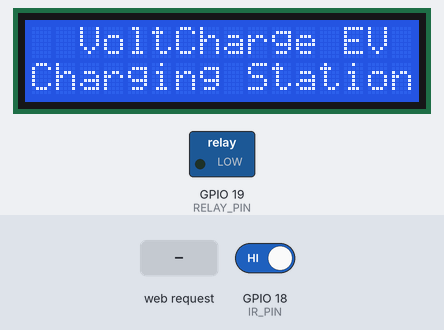
The sketch below on a simulated ESP32. Shown: 16×2 character LCD, switched loads named in the sketch (green lamp = pin HIGH). The inputs (shaded band) are chosen by the test bench; at power-on: GPIO 18 (IR_PIN) HIGH. WiFi joins after 1.5 s; servers stay silent unless stated; what the sketch prints to the serial monitor is not drawn.

Above: at 2.8 s.
2.9 s: HTTP request GET /relay/on received
At 4.0 s:
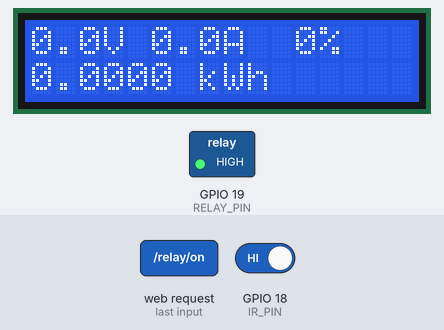
4.4 s: HTTP request GET /update?v=1&c=1&bat=1 received
At 4.8 s:
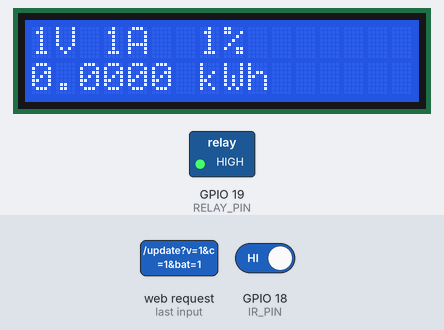
5.9 s: HTTP request GET /relay/off received
At 7.2 s:
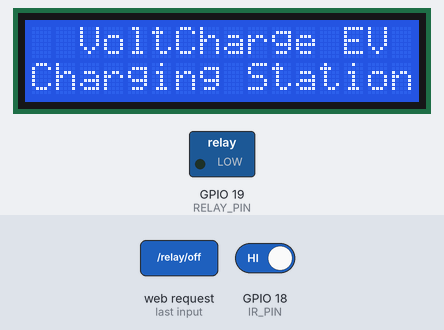
7.5 s: GPIO 18 (IR_PIN) driven LOW
At 8.5 s:
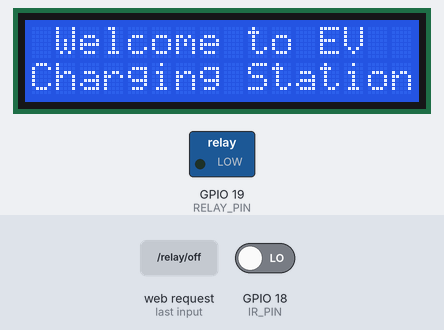
9.0 s: HTTP request GET /update?v=120&c=120&bat=120 received
At 9.5 s:
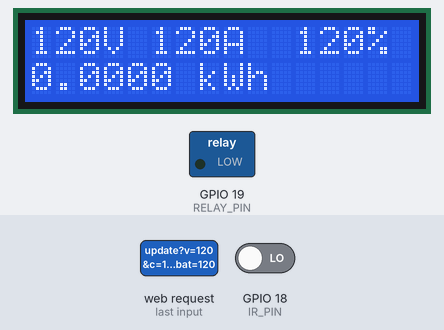
10.5 s: HTTP request GET /relay/off?v=1&c=1&bat=1 received
At 11.9 s:
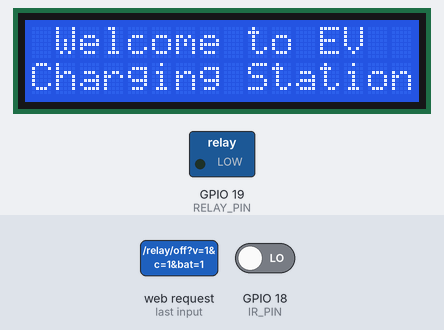
Timing chart, 0 to 13.1 s (numbered marks = the images above; inputs shaded):
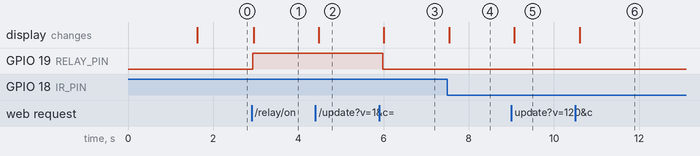

The sketch:

Node1_Station.ino
```cpp
/*
  VoltCharge Smart EV System — Node 1 (Charging Station)

  Board: ESP32 Dev Module
  Pin Configurations:
    - I2C LCD SDA   -> GPIO 21
    - I2C LCD SCL   -> GPIO 22
    - IR OUT Pin    -> GPIO 18 (Active LOW)
    - Relay IN Pin  -> GPIO 19 (Active HIGH)

  Dependencies:
    - LiquidCrystal_I2C Library
*/

#include <WiFi.h>
#include <WebServer.h>
#include <Wire.h>
#include <LiquidCrystal_I2C.h>

// Wi-Fi Credentials
const char* ssid = "Air";
const char* password = "99999999";

// Pin Declarations
const int IR_PIN = 18;
const int RELAY_PIN = 19;

// LCD Setup: 16 columns, 2 rows. Address 0x27 is standard.
LiquidCrystal_I2C lcd(0x27, 16, 2);

// State Variables
bool carPresent = false;
bool relayState = false;
String systemState = "idle"; // "idle", "ready", "charging"

// Display Parameters
String voltageVal = "0.0";
String currentVal = "0.0";
String batteryVal = "0";
String kwhVal = "0.0000";

WebServer server(80);

// Add CORS headers to response
void sendCORSHeaders() {
  server.sendHeader("Access-Control-Allow-Origin", "*");
  server.sendHeader("Access-Control-Allow-Methods", "GET,POST,OPTIONS");
  server.sendHeader("Access-Control-Allow-Headers", "Content-Type");
}

void handleOptions() {
  sendCORSHeaders();
  server.send(200, "text/plain", "");
}

// Update LCD screen based on current state and parameters
void updateLCD() {
  lcd.clear();
  if (systemState == "idle") {
    lcd.setCursor(0, 0);
    lcd.print("  VoltCharge EV ");
    lcd.setCursor(0, 1);
    lcd.print("Charging Station");
  }
  else if (systemState == "ready") {
    lcd.setCursor(0, 0);
    lcd.print(" Welcome to EV  ");
    lcd.setCursor(0, 1);
    lcd.print("Charging Station");
  }
  else if (systemState == "charging") {
    // Top Row: 12V 2.0A   45%
    lcd.setCursor(0, 0);
    lcd.print(voltageVal + "V " + currentVal + "A  " + batteryVal + "%");
    // Bottom Row: 0.0124 kWh
    lcd.setCursor(0, 1);
    lcd.print(kwhVal + " kWh");
  }
}

// Endpoints
void handleStatus() {
  sendCORSHeaders();
  int irVal = digitalRead(IR_PIN);
  bool isCarHere = (irVal == LOW); // IR standard output is active-low

  String json = "{\"car_present\":" + String(isCarHere ? "true" : "false") + ",";
  json += "\"relay_state\":" + String(relayState ? "true" : "false") + ",";
  json += "\"system_state\":\"" + systemState + "\"}";
  server.send(200, "application/json", json);
}

void handleRelayOn() {
  sendCORSHeaders();
  relayState = true;
  digitalWrite(RELAY_PIN, HIGH); // Turn relay ON
  systemState = "charging";
  updateLCD();
  server.send(200, "application/json", "{\"status\":\"success\",\"message\":\"Relay ON, charging started\"}");
}

void handleRelayOff() {
  sendCORSHeaders();
  relayState = false;
  digitalWrite(RELAY_PIN, LOW); // Turn relay OFF

  // Re-evaluate state based on IR sensor
  int irVal = digitalRead(IR_PIN);
  if (irVal == LOW) {
    systemState = "ready";
  } else {
    systemState = "idle";
  }

  updateLCD();
  server.send(200, "application/json", "{\"status\":\"success\",\"message\":\"Relay OFF, charging stopped\"}");
}

void handleUpdate() {
  sendCORSHeaders();
  if (server.hasArg("v")) voltageVal = server.arg("v");
  if (server.hasArg("c")) currentVal = server.arg("c");
  if (server.hasArg("bat")) batteryVal = server.arg("bat");
  if (server.hasArg("kwh")) kwhVal = server.arg("kwh");

  systemState = "charging";
  updateLCD();
  server.send(200, "application/json", "{\"status\":\"success\",\"message\":\"LCD display parameters updated\"}");
}

void setup() {
  Serial.begin(115200);

  // Pin Setup
  pinMode(IR_PIN, INPUT_PULLUP);
  pinMode(RELAY_PIN, OUTPUT);
  digitalWrite(RELAY_PIN, LOW); // Relay initially OFF

  // LCD Initialize
  lcd.init();
  lcd.backlight();
  lcd.setCursor(0, 0);
  lcd.print("Connecting WiFi");
  lcd.setCursor(0, 1);
  lcd.print("Wait...");

  // Connect to Wi-Fi
  Serial.print("Connecting to Wi-Fi: ");
  Serial.println(ssid);
  WiFi.begin(ssid, password);
  while (WiFi.status() != WL_CONNECTED) {
    delay(500);
    Serial.print(".");
  }
  Serial.println("\nWi-Fi Connected!");
  Serial.print("IP Address: ");
  Serial.println(WiFi.localIP());

  // Web Server Routes Configuration
  server.on("/status", HTTP_GET, handleStatus);
  server.on("/status", HTTP_OPTIONS, handleOptions);

  server.on("/relay/on", HTTP_GET, handleRelayOn);
  server.on("/relay/on", HTTP_OPTIONS, handleOptions);

  server.on("/relay/off", HTTP_GET, handleRelayOff);
  server.on("/relay/off", HTTP_OPTIONS, handleOptions);

  server.on("/update", HTTP_GET, handleUpdate);
  server.on("/update", HTTP_OPTIONS, handleOptions);

  server.begin();
  Serial.println("Node 1 (Station) Server Started.");

  // Initial LCD update
  int irVal = digitalRead(IR_PIN);
  if (irVal == LOW) {
    systemState = "ready";
  } else {
    systemState = "idle";
  }
  updateLCD();
}

void loop() {
  server.handleClient();

  // Periodically check IR sensor if not actively charging
  if (systemState != "charging") {
    int irVal = digitalRead(IR_PIN);
    bool isCarHere = (irVal == LOW);

    if (isCarHere != carPresent) {
      carPresent = isCarHere;
      if (carPresent) {
        systemState = "ready";
      } else {
        systemState = "idle";
      }
      updateLCD();
      Serial.print("IR Car Detection state changed: ");
      Serial.println(carPresent ? "CAR PRESENT" : "NO CAR");
    }
  }

  delay(100);
}
```

Measured:
- after the input at 2.9 s, GPIO 19 (RELAY_PIN): LOW → HIGH at once; the display: changes after 0.05 s (image 1)
- after the input at 4.4 s, the display: changes after 0.07 s (image 2)
- after the input at 5.9 s, GPIO 19 (RELAY_PIN): HIGH → LOW after 0.08 s; the display: changes after 0.11 s (image 3)
- after the input at 7.5 s, the display: changes at once (image 4)
- after the input at 9.0 s, the display: changes after 0.07 s (image 5)
- after the input at 10.5 s, the display: changes after 0.11 s (image 6)
